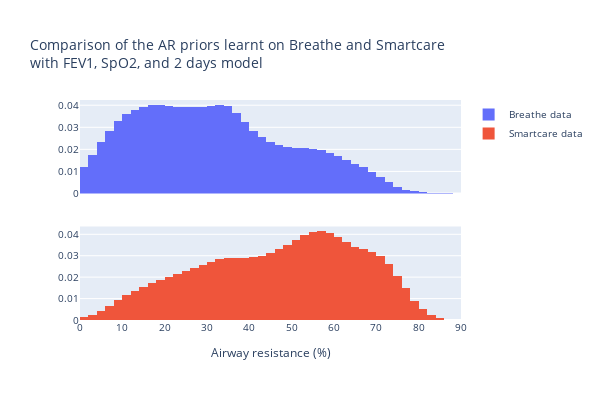

The notebook cell saved with this chart:
### Code cell
title = f"Comparison of the AR priors learnt on Breathe and Smartcare<br>with FEV1, SpO2, and 2 days model"

fig = make_subplots(rows=2, cols=1, shared_xaxes=True)
ih.plot_histogram(fig, AR, ar_dist_BR, AR.a, AR.b, 1, 1, None, annot=False)
# name trace to breathe data
fig.data[0].name = "Breathe data"
ih.plot_histogram(
    fig, AR, ar_dist_SC, AR.a, AR.b, 2, 1, AR.name, annot=False, clean_ticks=True
)
fig.data[1].name = "Smartcare data"
fig.update_layout(
    showlegend=True, font=dict(size=10), title=title, width=600, height=400
)
fig.write_image(dh.get_path_to_main() + f"PlotsCrossStudies/{title}.pdf")
fig.show()

### Figure 1 — Plotly figure (JSON) as saved in the notebook; plotly's stock layout.template omitted (floating-point values rounded to 4 significant figures)
{"data": [{"histfunc": "sum", "name": "Breathe data", "type": "histogram", "x": [0, 2, 4, 6, 8, 10, 12, 14, 16, 18, 20, 22, 24, 26, 28, 30, 32, 34, 36, 38, 40, 42, 44, 46, 48, 50, 52, 54, 56, 58, 60, 62, 64, 66, 68, 70, 72, 74, 76, 78, 80, 82, 84, 86, 88], "xaxis": "x", "xbins": {"end": 90, "size": 2, "start": 0}, "y": [0.01218, 0.01748, 0.02319, 0.02853, 0.03287, 0.03593, 0.03799, 0.03927, 0.0399, 0.04, 0.03973, 0.03932, 0.03908, 0.03907, 0.03921, 0.03964, 0.04025, 0.03964, 0.03649, 0.03236, 0.02849, 0.02564, 0.02353, 0.02204, 0.02122, 0.02084, 0.02062, 0.02026, 0.0195, 0.01849, 0.01706, 0.01534, 0.01337, 0.01184, 0.009779, 0.007627, 0.005096, 0.002893, 0.001636, 0.001202, 0.0008793, 0.0004064, 8.481e-05, 7.019e-06, 1.663e-07], "yaxis": "y"}, {"histfunc": "sum", "name": "Smartcare data", "type": "histogram", "x": [0, 2, 4, 6, 8, 10, 12, 14, 16, 18, 20, 22, 24, 26, 28, 30, 32, 34, 36, 38, 40, 42, 44, 46, 48, 50, 52, 54, 56, 58, 60, 62, 64, 66, 68, 70, 72, 74, 76, 78, 80, 82, 84, 86, 88], "xaxis": "x2", "xbins": {"end": 90, "size": 2, "start": 0}, "y": [0.001338, 0.002433, 0.004211, 0.006591, 0.009135, 0.01151, 0.01368, 0.01562, 0.01725, 0.01872, 0.02012, 0.02149, 0.02289, 0.02436, 0.02575, 0.027, 0.02828, 0.02916, 0.02912, 0.02891, 0.02918, 0.03, 0.03132, 0.03311, 0.03522, 0.0375, 0.03972, 0.04123, 0.04146, 0.04058, 0.0386, 0.03625, 0.03424, 0.03318, 0.03186, 0.02979, 0.02597, 0.02076, 0.01479, 0.009045, 0.004904, 0.002508, 0.001015, 0.0001933, 8.674e-06], "yaxis": "y2"}], "layout": {"font": {"size": 10}, "height": 400, "showlegend": true, "title": {"text": "Comparison of the AR priors learnt on Breathe and Smartcare<br>with FEV1, SpO2, and 2 days model"}, "width": 600, "xaxis": {"anchor": "y", "domain": [0, 1], "matches": "x2", "nticks": 20, "range": [0, 90], "showticklabels": false, "title": {}}, "xaxis2": {"anchor": "y2", "domain": [0, 1], "nticks": 20, "range": [0, 90], "tickvals": [0, 10, 20, 30, 40, 50, 60, 70, 80, 90], "title": {"text": "Airway resistance (%)"}}, "yaxis": {"anchor": "x", "domain": [0.575, 1]}, "yaxis2": {"anchor": "x2", "domain": [0, 0.425]}}}
